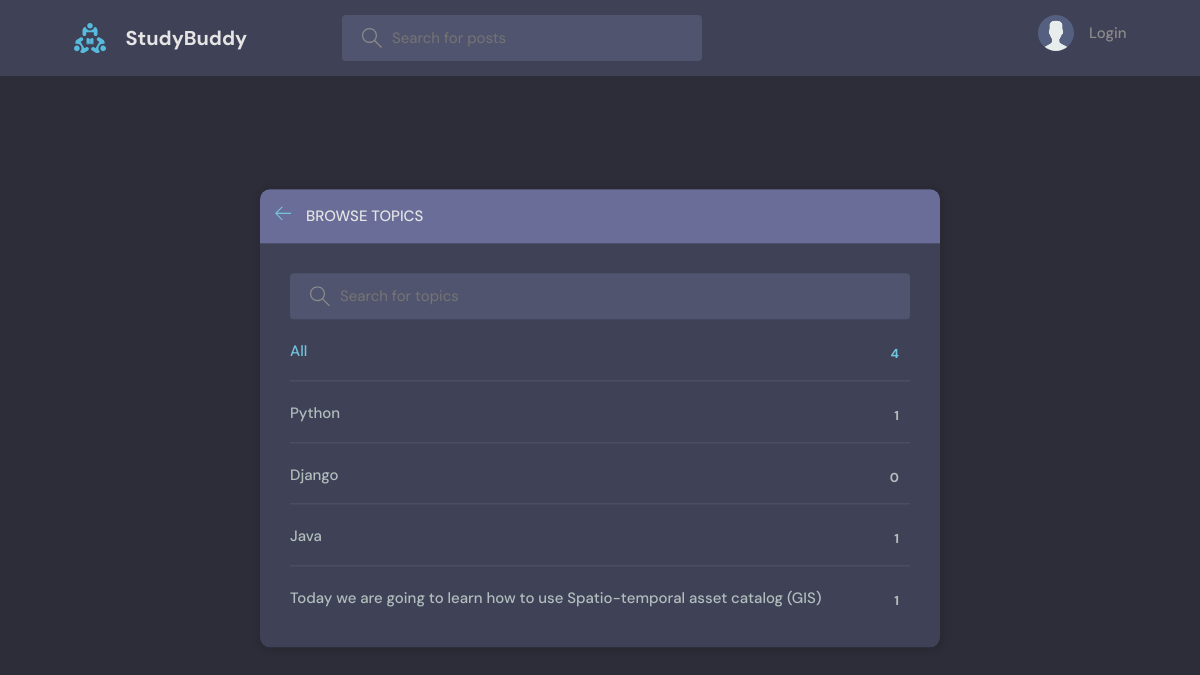
Page /topics/ on the committed database.
### base/models.py (models this page shows, shortened)
class Topic(models.Model):
    name = models.CharField(max_length=200)

### base/views.py (the view)
# urls.py: path('topics/', views.topicPage, name="topics"),
def topicPage(request):
    q = request.GET.get('q') if request.GET.get('q') != None else ''
    topics = Topic.objects.filter(name__icontains=q)
    return render(request, 'base/topics.html', {'topics': topics})

### base/templates/base/topics.html (shortened to what this page needs)
{% extends 'main.html' %}
{% block content %}
<main class="create-room layout">
  <div class="container">
    <div class="layout__box">
      <div class="layout__boxHeader">
        <div class="layout__boxTitle">
          <a href="{% url 'home' %}">
            <svg version="1.1" xmlns="http://www.w3.org/2000/svg" width="32" height="32" viewBox="0 0 32 32">
              <title>arrow-left</title>
              <path
                d="M13.723 2.286l-13.723 13.714 13.719 13.714 1.616-1.611-10.96-10.96h27.625v-2.286h-27.625l10.965-10.965-1.616-1.607z">
              </path>
            </svg>
          </a>
          <h3>Browse Topics</h3>
        </div>
      </div>
      <div class="topics-page layout__body">
        <form action="" method="GET" class="header__search">
          <label>
            <input name="q" placeholder="Search for topics" />
          </label>
        </form>
        <ul class="topics__list">
          <li>
            <a href="{% url 'topics' %}" class="active">All <span>{{topics.count}}</span></a>
          </li>
          {% for topic in topics %}
          <li>
            <a href="{% url 'home' %}?q={{topic.name}}">{{ topic.name }} <span>{{topic.room_set.all.count}}</span></a>
          </li>
          {% endfor %}
        </ul>
      </div>
    </div>
  </div>
</main>
{% endblock content %}

### static/styles/style.css (style rules this page uses)
:root { --color-main: #71c6dd; --color-main-light: #e1f6fb; --color-dark: #3f4156; --color-dark-medium: #51546e; --color-dark-light: #696d97; --color-light: #e5e5e5; --color-gray: #8b8b8b; --color-light-gray: #b2bdbd; --color-bg: #2d2d39; --color-success: #5dd693; --color-error: #fc4b0b; }
* { font-family: "DM Sans", -apple-system, BlinkMacSystemFont, "Segoe UI", Roboto, Oxygen, Ubuntu, Cantarell, "Open Sans", "Helvetica Neue", sans-serif; margin: 0; padding: 0; box-sizing: border-box; text-rendering: optimizeLegibility; font-size: inherit; }
html { font-size: 56.25%; }
@media only screen and (min-width: 1200px) { html { font-size: 62.5%; } }
body { line-height: 1.6; font-weight: 400; font-size: 1.5rem; color: var(--color-light-gray); background-color: var(--color-bg); min-height: 100vh; }
a { display: inline-block; color: var(--color-main); text-decoration: none; }
.container { max-width: 120rem; width: 90%; margin: auto; }
.header__search > label { background-color: var(--color-dark-medium); padding: 1.3rem 1rem; display: flex; align-items: center; gap: 1rem; border-radius: 4px; }
.header__search svg { fill: var(--color-gray); width: 2rem; height: 2rem; margin-left: 1rem; }
.header__search input { width: 30rem; background: transparent; border: none; outline: none; color: var(--color-light); }
.layout { margin-top: 2.4rem; }
.layout > .container { display: flex; justify-content: space-between; align-items: flex-start; }
.layout__box { width: 90%; max-width: 48rem; min-height: 40rem; position: absolute; top: 50%; left: 50%; transform: translate(-50%, -46%); background-color: var(--color-dark); border-radius: 1rem; box-shadow: 1px 1px 6px 3px rgba(0, 0, 0, 0.1); overflow: hidden; }
.layout__boxHeader { display: flex; padding: 1.5rem; background-color: var(--color-dark-light); }
.layout__boxTitle { display: flex; gap: 1.5rem; align-items: center; }
.layout__boxTitle h3 { text-transform: uppercase; font-weight: 500; color: var(--color-light); }
.layout__boxTitle svg { width: 1.6rem; height: 1.6rem; fill: var(--color-main); }
.layout__body { margin: 3rem; }
.topics__list { list-style: none; }
.topics__list li a { display: flex; justify-content: space-between; margin-bottom: 3rem; font-weight: 500; color: var(--color-light-gray); transition: all 0.3s ease-in-out; }
.topics__list li a.active, .topics__list li a:hover { color: var(--color-main); }
.topics__list li a span { padding: 0.5rem 1rem; background-color: var(--color-dark); border-radius: 3px; font-size: 1.3rem; font-weight: 700; letter-spacing: 1px; }
.topics-page .topics__list li:not(:last-child) a { margin: 2rem 0; padding-bottom: 1rem; text-decoration: none; border-bottom: 1px solid var(--color-dark-medium); }
.topics-page .header__search { display: block; }
.create-room.layout .layout__box { max-width: 68rem; }

### rows in the picture
Topic: name "Python", room_set.all.count "1"
Topic: name "Django", room_set.all.count "0"
Topic: name "Java", room_set.all.count "1"
Topic: name "Today we are going to learn how to use Spatio-temporal asset catalog (GIS)", room_set.all.count "1"

### other values in the picture
{{ topics.count }} "4"
